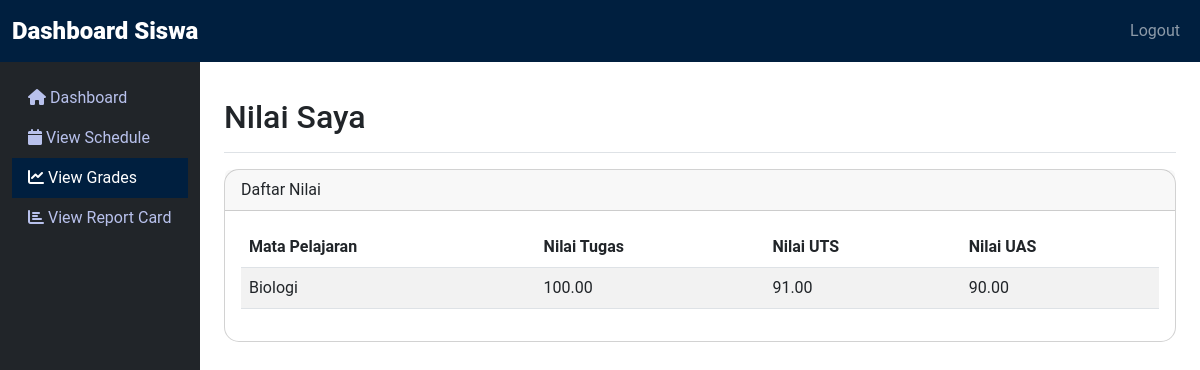
/siswa/view_grades.php (signed in), run on the app's committed database.
### tables this page shows
CREATE TABLE `nilai` (
  `id` int(11) NOT NULL,
  `id_siswa` int(11) DEFAULT NULL,
  `id_mata_pelajaran` int(11) DEFAULT NULL,
  `nilai_tugas` decimal(5,2) DEFAULT NULL,
  `nilai_uts` decimal(5,2) DEFAULT NULL,
  `nilai_uas` decimal(5,2) DEFAULT NULL,
  `tahun_ajaran` varchar(20) NOT NULL,
  `kelas` varchar(20) NOT NULL,
  `periode_id` int(11) DEFAULT NULL
);

CREATE TABLE `mata_pelajaran` (
  `id` int(11) NOT NULL,
  `nama` varchar(100) NOT NULL,
  `guru_pengajar` int(11) DEFAULT NULL,
  `periode_id` int(11) NOT NULL
);

### siswa/view_grades.php (the view, shortened to what this page needs)
<?php
include('../includes/db.php');
$user = $_SESSION['user'];
$student_id = $user['id'];
$stmt = $pdo->prepare("
    SELECT mp.nama AS mata_pelajaran,
           n.nilai_tugas,
           n.nilai_uts,
           n.nilai_uas
    FROM nilai n
    JOIN mata_pelajaran mp ON n.id_mata_pelajaran = mp.id
    WHERE n.id_siswa = ?
");
$stmt->execute([$student_id]);
$grades = $stmt->fetchAll(PDO::FETCH_ASSOC);
?>
<!DOCTYPE html>
<html lang="id">
<head>
    <link href="https://cdn.jsdelivr.net/npm/bootstrap@5.3.0-alpha1/dist/css/bootstrap.min.css" rel="stylesheet">
    <link href="https://cdnjs.cloudflare.com/ajax/libs/font-awesome/6.0.0-beta3/css/all.min.css" rel="stylesheet">
    <link rel="stylesheet" href="siswa_style.css">
</head>
<body>
    <nav class="navbar navbar-expand-lg navbar-dark bg-navy">
        <div class="container-fluid">
            <a class="navbar-brand" href="siswa_dashboard.php"><b>Dashboard Siswa</b></a>
            <div class="collapse navbar-collapse" id="navbarNav">
                <ul class="navbar-nav ms-auto">
                    <li class="nav-item">
                        <a class="nav-link" href="../index.php">Logout</a>
                    </li>
                </ul>
            </div>
        </div>
    </nav>
    <div class="container-fluid">
        <div class="row">
            <nav id="sidebarMenu" class="col-md-3 col-lg-2 d-md-block bg-dark sidebar collapse">
                <div class="position-sticky pt-3">
                    <ul class="nav flex-column">
                        <li class="nav-item">
                            <a class="nav-link" href="siswa_dashboard.php">
                                <i class="fas fa-home"></i> Dashboard
                            </a>
                        </li>
                        <li class="nav-item">
                            <a class="nav-link" href="view_schedule.php">
                                <i class="fas fa-calendar"></i> View Schedule
                            </a>
                        </li>
                        <li class="nav-item">
                            <a class="nav-link active" href="view_grades.php">
                                <i class="fas fa-chart-line"></i> View Grades
                            </a>
                        </li>
                        <li class="nav-item">
                            <a class="nav-link" href="view_reportcard.php">
                                <i class="fas fa-chart-bar"></i> View Report Card
                            </a>
                        </li>
                    </ul>
                </div>
            </nav>
            <main class="col-md-9 ms-sm-auto col-lg-10 px-md-4">
                <div class="d-flex justify-content-between flex-wrap flex-md-nowrap align-items-center pt-3 pb-2 mb-3 border-bottom">
                    <h1 class="h2">Nilai Saya</h1>
                </div>
                <div class="card">
                    <div class="card-header">
                        Daftar Nilai
                    </div>
                    <div class="card-body">
                        <?php if (!empty($grades)): ?>
                            <table class="table table-striped">
                                <thead>
                                    <tr>
                                        <th>Mata Pelajaran</th>
                                        <th>Nilai Tugas</th>
                                        <th>Nilai UTS</th>
                                        <th>Nilai UAS</th>
                                    </tr>
                                </thead>
                                <tbody>
                                    <?php foreach ($grades as $grade): ?>
                                        <tr>
                                            <td><?= htmlspecialchars($grade['mata_pelajaran']) ?></td>
                                            <td><?= htmlspecialchars($grade['nilai_tugas']) ?></td>
                                            <td><?= htmlspecialchars($grade['nilai_uts']) ?></td>
                                            <td><?= htmlspecialchars($grade['nilai_uas']) ?></td>
                                        </tr>
                                    <?php endforeach; ?>
                                </tbody>
                            </table>
                        <?php else: ?>
                            <p>Anda belum memiliki nilai untuk mata pelajaran apa pun.</p>
                        <?php endif; ?>
                    </div>
                </div>
            </main>
        </div>
    </div>
</body>
</html>

### siswa/siswa_style.css (style rules this page uses)
body { font-family: 'Roboto', sans-serif; }
.bg-navy { background-color: #001F3F !important; }
.navbar-brand { font-weight: bold; font-size: 1.5rem; }
#sidebarMenu { position: sticky; top: 0; height: 100vh; overflow-y: auto; }
.sidebar .nav-link { color: #b8c1ec; }
.sidebar .nav-link.active { background-color: #001F3F; color: white; }
main { margin-left: 16.66%; padding: 20px; }
.card { border-radius: 15px; }

### data on the page
nilai: id_mata_pelajaran.nama "Biologi", nilai_tugas "100.00", nilai_uts "91.00", nilai_uas "90.00"
